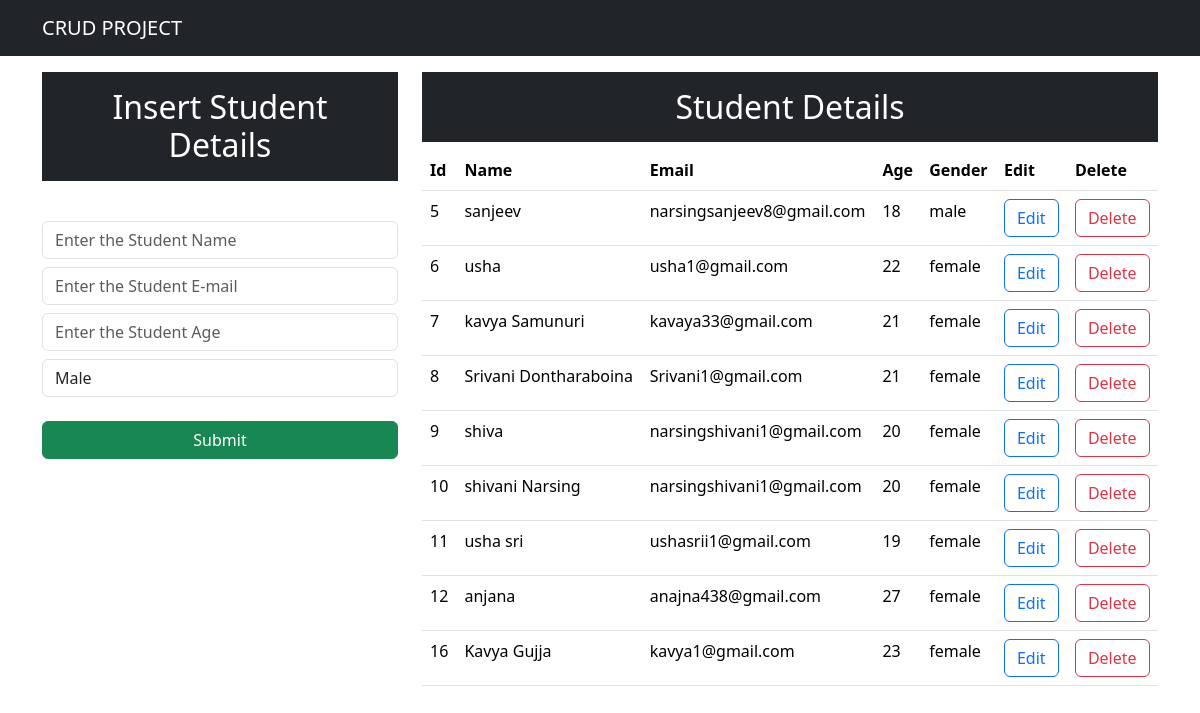
Before: / with the older database file.
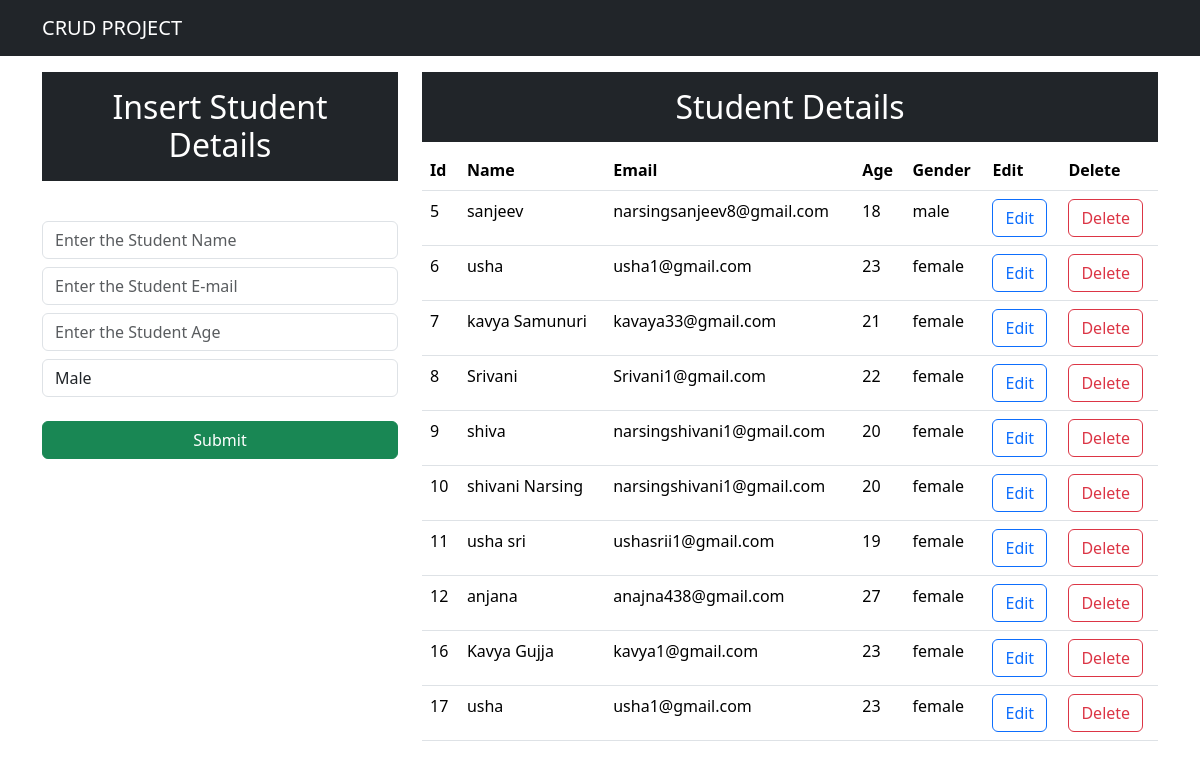
After: the same page with the newer database file.
### app/models.py (models this page shows)
class Student(models.Model):
    name=models.CharField(max_length=25)
    email=models.EmailField()
    age=models.IntegerField()
    gender=models.CharField(max_length=25)

### project1/views.py (the view)
# urls.py: path('',views.abc),
def abc(request):
    data=Student.objects.all()
    context={'data':data}
    return render(request,"index.html",context)

### templates/index.html (shortened to what this page needs)
<!DOCTYPE html>
<html lang="en">
<head>
    <link href="https://cdn.jsdelivr.net/npm/bootstrap@5.3.3/dist/css/bootstrap.min.css" rel="stylesheet">
</head>
<body>
    <nav class="navbar navbar-expand-lg navbar-dark bg-dark">
        <div class="container">
        <a class="navbar-brand" href="#">CRUD PROJECT</a>
        </div>
    </nav>
    <div class="container mt-3">
        <div class="row">
            <div class="col-md-4">
                <h2 class="bg-dark text-white text-center p-3">Insert Student Details</h2>
                <br>
                <form action="/insert" method="post">
                    <div class="form-group mt-2 ">{% csrf_token %}
                    <input type="text" class="form-control"placeholder="Enter the Student Name" name="name" required>
                    </div>
                    <div class="form-group mt-2 ">
                    <input type="e-mail" class="form-control"placeholder="Enter the Student E-mail"name="email" required>
                    </div>
                    <div class="form-group mt-2">
                        <input type="number" class="form-control"placeholder="Enter the Student Age"name="age" required>
                    </div>
                    <select class="form-control mt-2"name="gender">
                        <option value="male">Male</option>
                    </select>
                    <br>
                    <div class="d-grid gap-2">
                        <button class="btn btn-success" type="submit">Submit</button>
                    </div>
                </form>
            </div>
            <div class="col-md-8">
                <h2 class="text-center text-white bg-dark p-3">Student Details</h2>
                <table class="table">
                    <thead>
                        <tr>
                            <th>Id</th>
                            <th>Name</th>
                            <th>Email</th>
                            <th>Age</th>
                            <th>Gender</th>
                            <th>Edit</th>
                            <th>Delete</th>
                        </tr>
                    </thead>
                    <tbody>
                    {% for d in data  %}
                    <tr>
                        <td>{{d.id}}</td>
                        <td>{{d.name}}</td>
                        <td>{{d.email}}</td>
                        <td>{{d.age}}</td>
                        <td>{{d.gender}}</td>
                        <td><a button href="/update/{{d.id}}"class="btn btn-outline-primary">Edit</a></button></td>
                        <td><a button  href="/delete/{{d.id}}"class="btn btn-outline-danger">Delete</a></button></td>
                    </tr>
                    {% endfor %}
                    </tbody>
                </table>
            </div>
        </div>
    </div>
</body>
</html>

Changed rows visible on the page:
changed Student id 6: age "22" → "23"
changed Student "Srivani1@gmail.com": name "Srivani Dontharaboina" → "Srivani"; age "21" → "22"
added Student: id "17", name "usha", email "usha1@gmail.com", age "23", gender "female"
